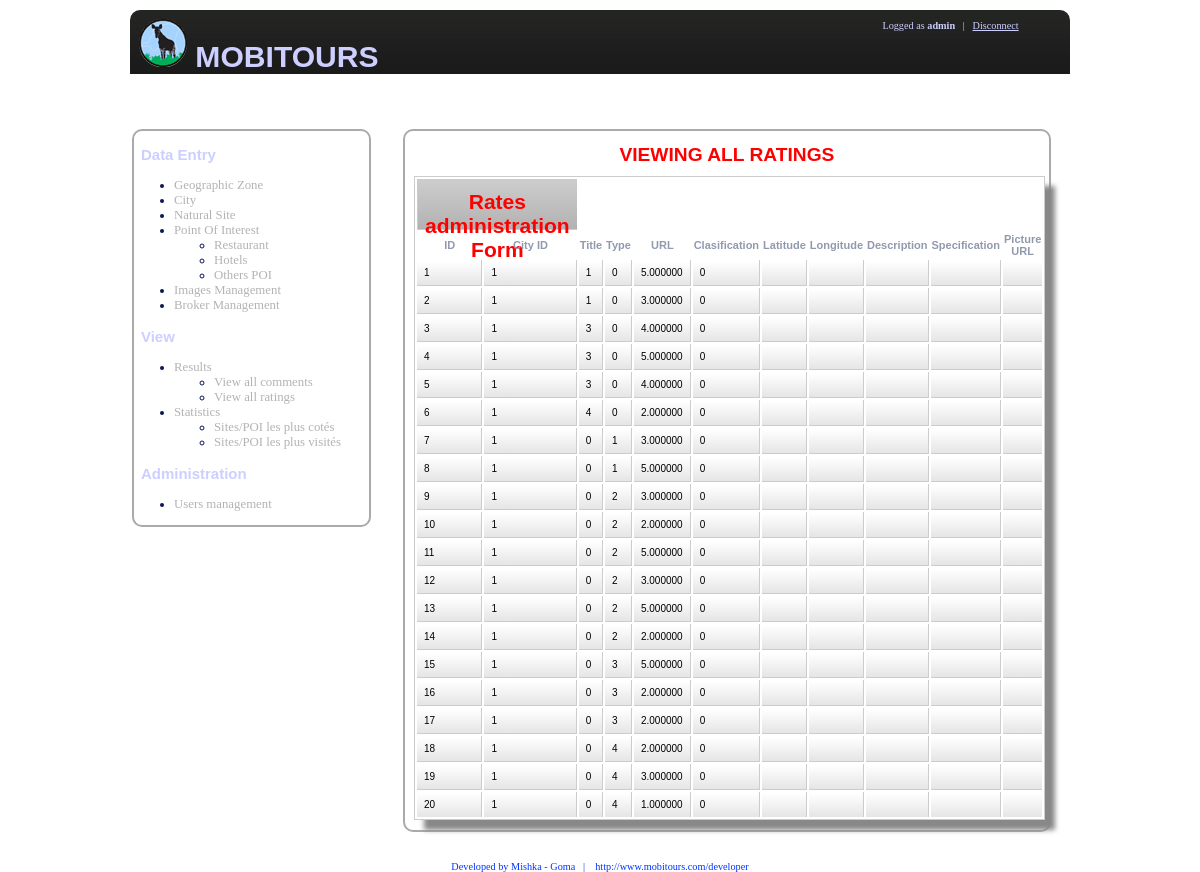
Page /allratings.php (signed in) on the committed database.
### tables this page shows
CREATE TABLE IF NOT EXISTS `rating` (
  `_id` int(11) NOT NULL AUTO_INCREMENT,
  `userid` int(11),
  `pointofinterestid` int(11),
  `idsite` int(11),
  `rating` float(10,6) not null,
  `date` int(11),
  PRIMARY KEY (`_id`),
  CONSTRAINT user_rat_id_fk FOREIGN KEY(`userid`) REFERENCES users(`userid`)
);

### allratings.php (the view, shortened to what this page needs)
<?php
	include_once("headerz.php");
	include_once("menu.php");
?>
<div id="datazone">
<link href="drawtable.css" rel="stylesheet" type="text/css" >
<h2 align="left">VIEWING ALL RATINGS</h2>
<?php
$sql="select * from rating";
$requ=mysql_query($sql) or die (mysql_error());
echo "<table align=\"center\" style=\"width:620px;font-family:trebuchet ms,sans-serif; font-size: 11px\" class=\"CSSTableGenerator\">";
echo "<tr><td colspan=2><h2>Rates administration Form</h2></td></tr>";
echo "<tr><th>ID</th><th>City ID</th><th>Title</th><th>Type</th><th>URL</th><th>Clasification</th><th>Latitude</th><th>Longitude</th><th>Description</th><th>Specification</th><th>Picture URL</th></tr>";
while ($valer=mysql_fetch_row($requ))
{
    echo "<tr><td>$valer[0]</td><td>$valer[1]</td><td>$valer[2]</td><td>$valer[3]</td><td>$valer[4]</td><td>$valer[5]</td><td>$valer[6]</td><td>$valer[7]</td><td>$valer[8]</td><td>$valer[9]</td><td>$valer[10]</td></tr>";
}
echo "</table>";
?>
</div>
<?php
include_once("footer.php");
?>

### headerz.php (shortened to what this page needs)
<!DOCTYPE HTML PUBLIC "-//W3C//DTD HTML 4.01 Transitional//EN">
<html>
    <head>
        <link href="dessiner.css" rel="stylesheet" type="text/css" />
    </head>
    <body>
	<div id="header">
    	<div id="logo">
        	<table align="left" cellspacing="2" height="auto">
        		<tr><td><h1><p><img src="images/logom.png" alt="logomobitours" />  MobiTours</p></h1></td></tr>
            </table>
        </div>
        <div id="ki-e-la">
    <p align="center"><?php echo "Logged as ".'<b>'.$_SESSION['usern'].'</b>'; ?> &nbsp;&nbsp;| &nbsp;&nbsp;<a href="index.php">Disconnect</a></p>
        </div>
        <div id="conteneur">

### menu.php
<div id="menu">
    <div class="menu_content">
       <h3>Data Entry</h3>
       <ul>
            <li><a href="geozone.php">Geographic Zone</a></li>
            <li><a href="city.php">City</a></li>
            <li><a href="sitenaturel.php">Natural Site</a></li>
            <li><a href="poi.php">Point Of Interest</a></li>
              <ul>
                  <li><a href="restaurant.php">Restaurant</a></li>
                  <li><a href="hotel.php">Hotels</a></li>
                  <li><a href="otherspoi.php">Others POI</a></li>
              </ul>
            <li><a href="images.php">Images Management</a></li>
            <li><a href="courtier.php">Broker Management</a></li>
       </ul>
       <h3>View</h3>
       <ul>
           <li><a href="resultat.php">Results</a></li>
            <ul>
                <li><a href="allcoments.php">View all comments</a></li>
                <li><a href="allratings.php">View all ratings</a></li>
            </ul>
           <li><a href="statistics.php">Statistics</a></li>
           <ul>
                  <li><a href="statrating.php">Sites/POI les plus cotés</a></li>
                  <li><a href="statvisit.php">Sites/POI les plus visités</a></li>
              </ul>
       </ul>
       <h3>Administration</h3>
       <ul>
            <li><a href="edit_user.php">Users management</a></li>
       </ul>
    </div>
</div>

### footer.php (shortened to what this page needs)
        </div>
        <div id="pied2page">
            <p>Developed by Mishka - Goma &nbsp;&nbsp;| &nbsp;&nbsp; <a href="http://www.mobitours.com/developer">http://www.mobitours.com/developer</a></p>
        </div>
    </div>
	</body>
</html>

### dessiner.css (style rules this page uses)
body { background-color: #FFFFFF; font: 0.8em "Euphemia"; color: #9099ae; text-align: center; margin: 0px 0px 0px 0px; width:auto; }
#header { margin: 10px auto auto auto; width:940px; height:125px; background: url(images/img01.jpg) repeat-x left top; border-radius: 10px 10px; -moz-border-radius : 20px; color: #0033ff; vertical-align: center; }
#logo { float: left; width: 50%; margin-left: 2px; margin-right: 2px; position: relative; line-height:normal; font-family: "Agency FB",Georgia,Arial; }
#logo p { text-transform:uppercase; margin-left:4px; text-align:left; margin-top:auto; }
#logo h1,h2 { color:#cccfff; margin:0; padding-top:.2em; padding-bottom:.1em; }
#logo h1 { font-size:188%; }
#ki-e-la { float: right; width: 25%; margin-left: 2px; margin-right: 2px; position: relative; }
#ki-e-la p { font: 0.8em "Microsoft Sans Serif"; color: #cccfff; }
#ki-e-la a { text-decoration:underline; color:#cccfff; }
#conteneur { margin: auto auto auto auto; background:none; width:940px; }
#menu { float:left; width:25%; margin-left:2px; margin-right:2px; position:relative; border: solid .2em #aaa; border-radius:10px 10px; -moz-border-radius:20px; }
.menu_content { color: #0b1458; z-index:4; text-align:left; }
.menu_content h3 { color: #cccfff; font-family: "Agency FB",Georgia,Arial; text-align:left; margin-left:7px; font-weight:bold; }
.menu_content li { text-align:left; }
.menu_content a { color: #b3b3b3; text-decoration:none; }
#datazone { width: auto; padding:1%; color:#0b1458; margin-top:2%; margin-left:29%; margin-right:2%; margin-bottom:2%; border: solid .2em #aaa; border-radius:10px 10px; -moz-border-radius:20px; }
#datazone h2 { height:30px; color:red; text-align:center; font-family:"arial"; }
#pied2page { font-style:"Microsoft Sans Serif"; font-size:0.8em; padding-top: auto; text-align:center; }
#pied2page a { text-decoration:none; color:#0033ff; }

### drawtable.css (style rules this page uses)
.CSSTableGenerator { margin:0px;padding:0px; width:100%; box-shadow: 10px 10px 5px #888888; border:1px solid #cccccc; -moz-border-radius-bottomleft:0px; -webkit-border-bottom-left-radius:0px; border-bottom-left-radius:0px; -moz-border-radius-bottomright:0px; -webkit-border-bottom-right-radius:0px; border-bottom-right-radius:0px; -moz-border-radius-topright:0px; -webkit-border-top-right-radius:0px; border-top-right-radius:0px; -moz-border-radius-topleft:0px; -webkit-border-top-left-radius:0px; border-top-left-radius:0px; }
.CSSTableGenerator tr:last-child td:last-child { -moz-border-radius-bottomright:0px; -webkit-border-bottom-right-radius:0px; border-bottom-right-radius:0px; }
.CSSTableGenerator tr:last-child td:first-child { -moz-border-radius-bottomleft:0px; -webkit-border-bottom-left-radius:0px; border-bottom-left-radius:0px; }
.CSSTableGenerator td { vertical-align:middle; background:-o-linear-gradient(bottom, #ffffff 5%, #e5e5e5 100%); background:-webkit-gradient( linear, left top, left bottom, color-stop(0.05, #ffffff), color-stop(1, #e5e5e5) ); background:-moz-linear-gradient( center top, #ffffff 5%, #e5e5e5 100% ); filter:progid:DXImageTransform.Microsoft.gradient(startColorstr="#ffffff", endColorstr="#e5e5e5"); background: -o-linear-gradient(top,#ffffff,e5e5e5); background-color:#ffffff; border:1px solid #cccccc; border-width:0px 1px 1px 0px; text-align:left; padding:7px; font-size:10px; font-family:Arial; font-weight:normal; color:#000000; }
.CSSTableGenerator tr:last-child td { border-width:0px 1px 0px 0px; }
.CSSTableGenerator tr td:last-child { border-width:0px 0px 1px 0px; }
.CSSTableGenerator tr:last-child td:last-child { border-width:0px 0px 0px 0px; }
.CSSTableGenerator tr:first-child td { background:-o-linear-gradient(bottom, #cccccc 5%, #b2b2b2 100%); background:-webkit-gradient( linear, left top, left bottom, color-stop(0.05, #cccccc), color-stop(1, #b2b2b2) ); background:-moz-linear-gradient( center top, #cccccc 5%, #b2b2b2 100% ); filter:progid:DXImageTransform.Microsoft.gradient(startColorstr="#cccccc", endColorstr="#b2b2b2"); background: -o-linear-gradient(top,#cccccc,b2b2b2); background-color:#cccccc; border:0px solid #cccccc; text-align:centerxx; border-width:0px 0px 1px 1px; font-size:14px; font-family:Arial; font-weight:boldxx; color:#000000; }
.CSSTableGenerator tr:first-child td:first-child { border-width:0px 0px 1px 0px; }
.CSSTableGenerator tr:first-child td:last-child { border-width:0px 0px 1px 1px; }

### rows in the picture
rating: _id "1", userid "1", pointofinterestid "1", idsite "0", rating "5.000000", date "0"
rating: _id "2", userid "1", pointofinterestid "1", idsite "0", rating "3.000000", date "0"
rating: _id "3", userid "1", pointofinterestid "3", idsite "0", rating "4.000000", date "0"
rating: _id "4", userid "1", pointofinterestid "3", idsite "0", rating "5.000000", date "0"
rating: _id "5", userid "1", pointofinterestid "3", idsite "0", rating "4.000000", date "0"
rating: _id "6", userid "1", pointofinterestid "4", idsite "0", rating "2.000000", date "0"
rating: _id "7", userid "1", pointofinterestid "0", idsite "1", rating "3.000000", date "0"
rating: _id "8", userid "1", pointofinterestid "0", idsite "1", rating "5.000000", date "0"
rating: _id "9", userid "1", pointofinterestid "0", idsite "2", rating "3.000000", date "0"
rating: _id "10", userid "1", pointofinterestid "0", idsite "2", rating "2.000000", date "0"
rating: _id "11", userid "1", pointofinterestid "0", idsite "2", rating "5.000000", date "0"
rating: _id "12", userid "1", pointofinterestid "0", idsite "2", rating "3.000000", date "0"
rating: _id "13", userid "1", pointofinterestid "0", idsite "2", rating "5.000000", date "0"
rating: _id "14", userid "1", pointofinterestid "0", idsite "2", rating "2.000000", date "0"
rating: _id "15", userid "1", pointofinterestid "0", idsite "3", rating "5.000000", date "0"
rating: _id "16", userid "1", pointofinterestid "0", idsite "3", rating "2.000000", date "0"
rating: _id "17", userid "1", pointofinterestid "0", idsite "3", rating "2.000000", date "0"
rating: _id "18", userid "1", pointofinterestid "0", idsite "4", rating "2.000000", date "0"
rating: _id "19", userid "1", pointofinterestid "0", idsite "4", rating "3.000000", date "0"
rating: _id "20", userid "1", pointofinterestid "0", idsite "4", rating "1.000000", date "0"

### other values in the picture
$_SESSION['usern'] "admin"
